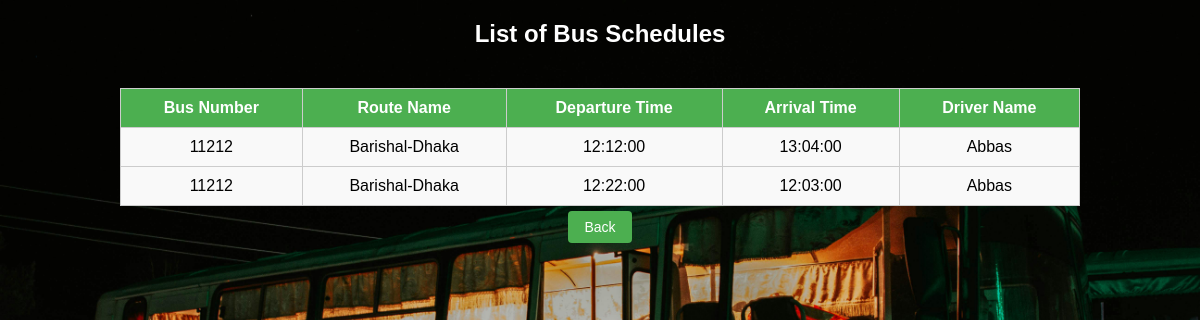
The page /viewSchedule.php on the database its author committed.
### tables this page shows
CREATE TABLE `Schedule` (
  `Schedule_Id` int(11) NOT NULL,
  `Bus_Id` int(11) DEFAULT NULL,
  `Route_Id` int(11) DEFAULT NULL,
  `Departure_Time` time DEFAULT NULL,
  `Arrival_Time` time DEFAULT NULL,
  `Driver_Id` int(11) DEFAULT NULL
);

CREATE TABLE `Bus` (
  `Bus_Id` int(11) NOT NULL,
  `Bus_number` varchar(50) NOT NULL,
  `capacity` int(11) NOT NULL
);

CREATE TABLE `Route` (
  `Route_Id` int(11) NOT NULL,
  `Route_Name` varchar(100) NOT NULL,
  `Total_Distance` decimal(5,2) NOT NULL
);

CREATE TABLE `Driver` (
  `Driver_Id` int(11) NOT NULL,
  `Name` varchar(50) NOT NULL,
  `License_Number` varchar(20) NOT NULL,
  `Experience` int(11) NOT NULL
);

### viewSchedule.php (the view, shortened to what this page needs)
<?php
$server = 'localhost';
$username = 'root';
$password = '';
$database = 'bus_system';
$con = new mysqli($server, $username, $password, $database);
$sql = "SELECT Schedule.Schedule_Id, Bus.Bus_number, Route.Route_Name, Schedule.Departure_Time, Schedule.Arrival_Time, Driver.Name as Driver_Name
    FROM Schedule
    INNER JOIN Bus ON Schedule.Bus_Id = Bus.Bus_Id
    INNER JOIN Route ON Schedule.Route_Id = Route.Route_Id
    INNER JOIN Driver ON Schedule.Driver_Id = Driver.Driver_Id";
$result = $con->query($sql);
?>
<!DOCTYPE html>
<html lang="en">
<head>
</head>
<body>
    <h2>List of Bus Schedules</h2>
    <?php if ($result->num_rows > 0): ?>
        <table>
            <thead>
                <tr>
                    <th>Bus Number</th>
                    <th>Route Name</th>
                    <th>Departure Time</th>
                    <th>Arrival Time</th>
                    <th>Driver Name</th>
                </tr>
            </thead>
            <tbody>
                <?php while ($row = $result->fetch_assoc()): ?>
                    <tr>
                        <td><?php echo htmlspecialchars($row['Bus_number']); ?></td>
                        <td><?php echo htmlspecialchars($row['Route_Name']); ?></td>
                        <td><?php echo htmlspecialchars($row['Departure_Time']); ?></td>
                        <td><?php echo htmlspecialchars($row['Arrival_Time']); ?></td>
                        <td><?php echo htmlspecialchars($row['Driver_Name']); ?></td>
                    </tr>
                <?php endwhile; ?>
            </tbody>
        </table>
    <?php else: ?>
        <p>No schedules found in the database.</p>
    <?php endif; ?>
<a href="home.php" class="add-route-btn">Back</a>
</body>
</html>

### viewSchedule.php (style rules this page uses)
body { font-family: Arial, sans-serif; background: url('1.jpg') no-repeat center center fixed; background-size: cover; display: flex; justify-content: center; align-items: center; flex-direction: column; margin: 0; }
table { width: 80%; margin-top: 20px; border-collapse: collapse; }
table, th, td { border: 1px solid #ccc; }
th, td { padding: 10px; text-align: center; }
th { background-color: #4CAF50; color: white; }
td { background-color: #f9f9f9; }
h2 { color: #FFFFFFFF; }
.add-route-btn, .edit-btn, .delete-btn { padding: 8px 16px; margin: 5px; text-decoration: none; border-radius: 4px; font-size: 14px; }
.add-route-btn { background-color: #4CAF50; color: white; }

### rows shown on the page
schedule: Bus_Id.Bus_number "11212", Route_Id.Route_Name "Barishal-Dhaka", Departure_Time "12:12:00", Arrival_Time "13:04:00", Driver_Id.Name "Abbas"
schedule: Bus_Id.Bus_number "11212", Route_Id.Route_Name "Barishal-Dhaka", Departure_Time "12:22:00", Arrival_Time "12:03:00", Driver_Id.Name "Abbas"
